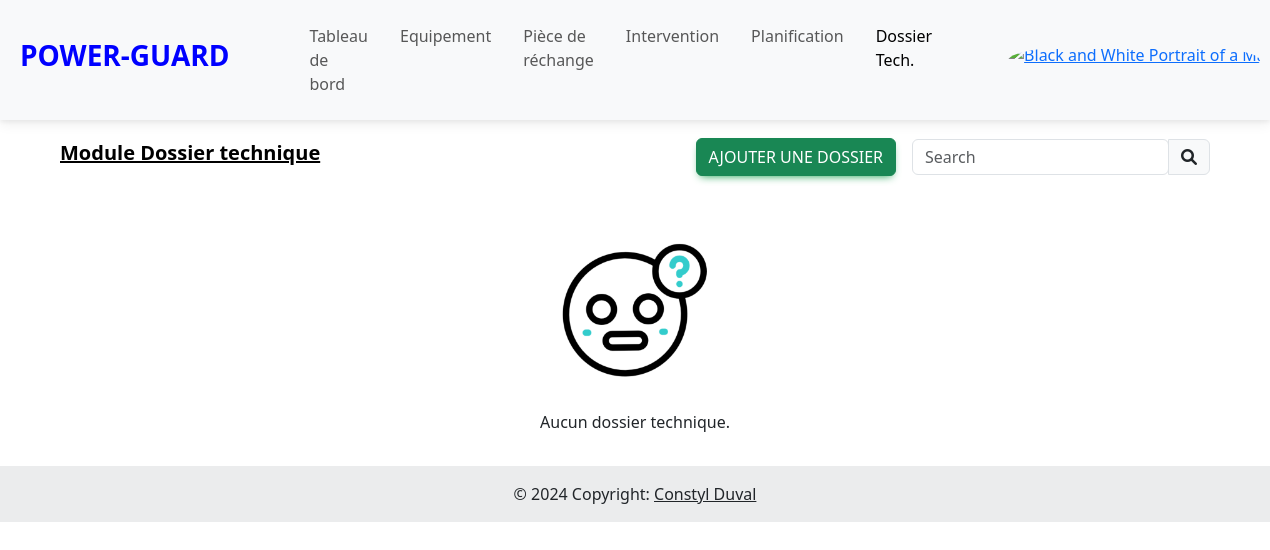
The page /dossier (signed in) on the database as committed earlier.
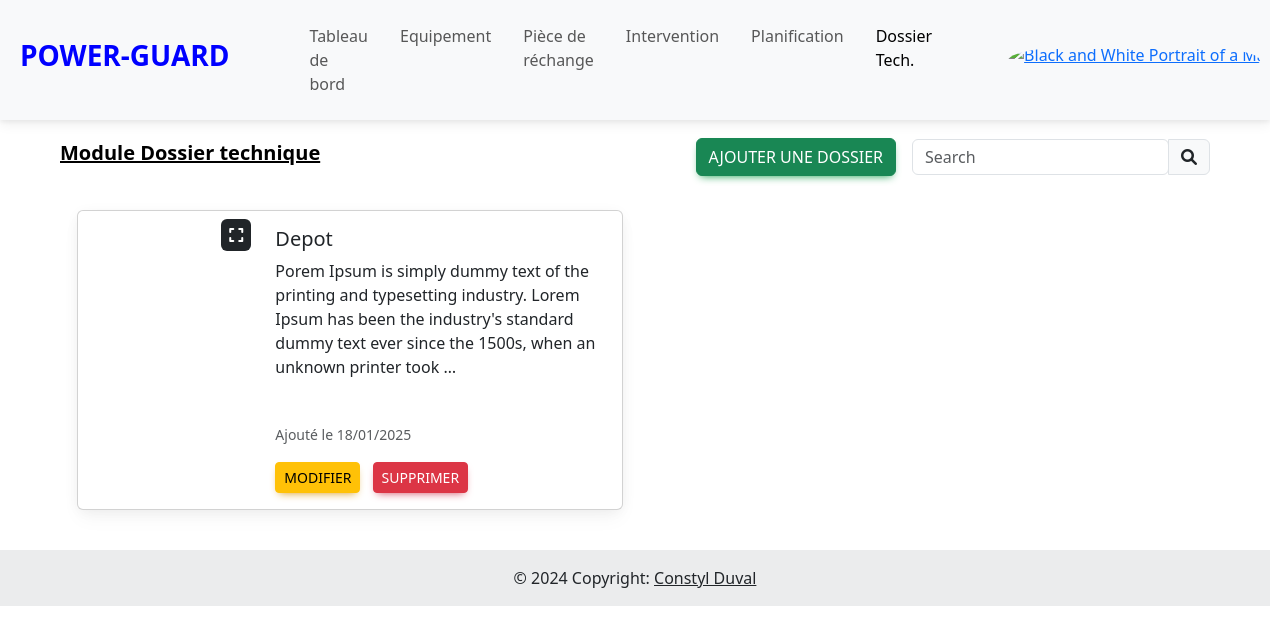
The same page on the database as committed later.
### eneo_pages/models.py (models this page shows, shortened)
class Dossier(models.Model):
    nom=models.CharField(max_length=100)
    description = models.TextField()
    fichier = models.FileField(upload_to="file", blank=True, null=True)
    date_création=models.DateTimeField(auto_now_add=True)
    date_modification=models.DateTimeField(auto_now=True)

### eneo_pages/views.py (the view)
# urls.py: path("dossier", views.dossier, name="dossier"),
@login_required
def dossier(request):
    context = {}
    q = request.GET.get("q")
    base_queryset = Dossier.objects.all()
    if q:
        s = DossierDocument.search().query(
            ESQ("multi_match",
                query=q,
                fields=['nom', 'description']
            )
        )
        es_results = s.to_queryset()
        db_results = base_queryset.filter(
            Q(nom__icontains=q) |
            Q(description__icontains=q)
        )
        liste_dossier = (es_results & base_queryset) | db_results
    else:
        liste_dossier = base_queryset
    context["liste_dossier"] = liste_dossier.distinct()
    return render(request, "pages/dossier/dossier.html", context)

### eneo_pages/context_processor.py (called while the page is built)
def piece_rechange(request):
    return{'piece_rechange': Session(request)}

### eneo_pages/templates/pages/dossier/dossier.html
{% extends "../../base/base.html" %}
{% load static %}
{% block body %}
    {% url 'ajouter_dossier' as ajouter_dossier_url %}
    {% include "../../base/navbar2.html" with title='<a href="#" style="color: black;">Module Dossier technique </a>' button='<button type="button" hx-get="'|add:ajouter_dossier_url|add:'" hx-target="#dialog" class="btn btn-success me-3">Ajouter une dossier</button>' %}
    <div class="container">
        <div class="row py-3">
          {% if liste_dossier %}
            {% for dossier in liste_dossier %}
              <div class="col-xl-6 mb-4 fade-out-up">
                <div class="card fade-out-up" style="height: 300px;">
                  <div class="row g-0 h-100">
                    <div class="col-md-4 p-0 h-100">
                      {% if dossier.fichier %}
                        <a href="{{ dossier.fichier.url }}" target="_blank" class="d-block h-100 position-relative">
                          <iframe src="{{ dossier.fichier.url }}" style="width: 100%; height: 100%; object-fit: cover; border: none;" allowfullscreen></iframe>
                          <div class="position-absolute top-0 end-0 p-2">
                            <i class="fas fa-expand text-white bg-dark p-2 rounded"></i>
                          </div>
                        </a>
                      {% else %}
                        <img src="{% static 'img/empty.jpg' %}" alt="Image par défaut" class="img-fluid h-100 w-100 object-fit-cover">
                      {% endif %}
                    </div>
                    <div class="col-md-8 d-flex flex-column">
                      <div class="card-body d-flex flex-column h-100">
                        <h5 class="card-title">{{dossier.nom|capfirst}}</h5>
                        <p class="card-text flex-grow-1">{{dossier.description|truncatewords:30}}</p>
                        <p class="card-text">
                          <small class="text-muted">Ajouté le {{dossier.date_création|date:"d/m/Y"}}</small>
                        </p>
                        <div class="mt-auto">
                          <a href="{% url 'update_dossier' dossier.id %}" hx-get="{% url 'update_dossier' dossier.id %}" hx-target="#dialog" class="btn btn-warning btn-sm me-2">Modifier</a>
                          <a href="{% url 'delete_dossier' dossier.id %}" hx-get="{% url 'delete_dossier' dossier.id %}" hx-target="#dialog" class="btn btn-danger btn-sm">Supprimer</a>
                        </div>
                      </div>
                    </div>
                  </div>
                </div>
              </div>
            {% endfor %}
          {% else %}
            <div class="text-center">
              <img src="{% static 'img/empty.gif' %}" alt="Aucun dossier" style="height: 200px; width: 200px;">
              <p>Aucun dossier technique.</p>
            </div>
          {% endif %}
        </div>
    </div>
{% endblock %}

Rows that differ between the two databases and show on the page:
added Dossier: nom "Depot", description "Porem Ipsum is simply dummy text of the printing and typesetting industry. Lorem Ipsum has been the industry's standard dummy text ever since the 1500s, when an unknown printer took …", date_création "18/01/2025"
Other text that changed with them:
text no longer shown: "Aucun dossier technique."
